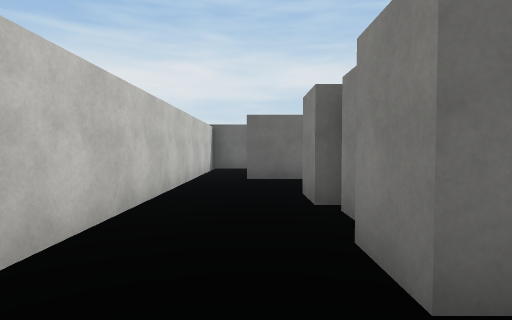
view 1 (above)

24 first-person views from a walk through a scene from a Unity 3-D project. The camera is 1.4 m above the floor, tilts 2° down and sees 80° across. Doors are open. The floor is counted in squares, 2 m on a side. Each view is taken from the middle of a square. On the plan, view 1 faces up. The plan holds only what a view shows up to about 10 squares ahead; the rest is blank. The player character is not drawn. Some surface patterns are stand-ins.

view 2
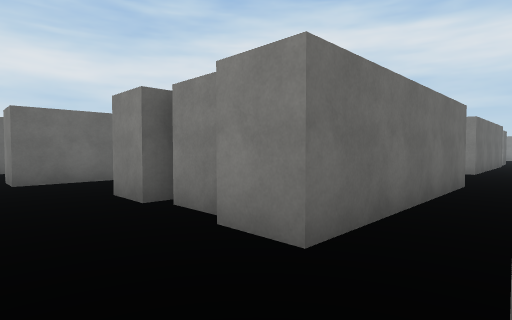

view 3
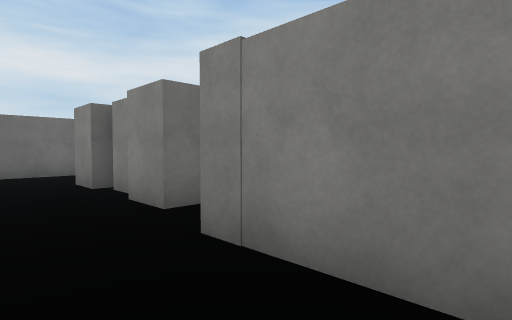

view 4
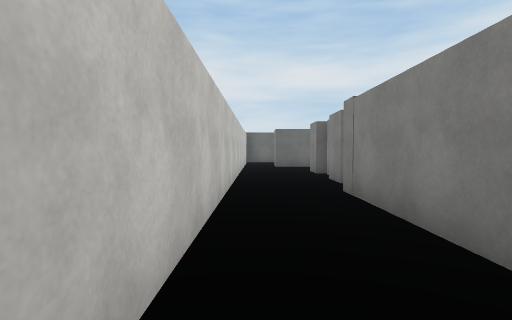

view 5
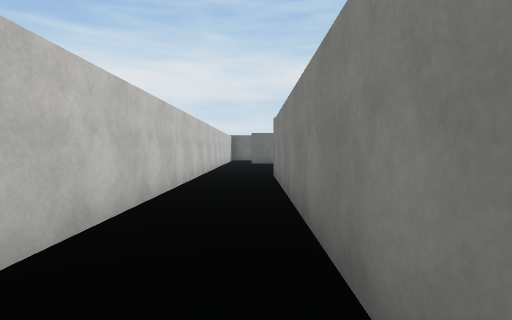

view 6
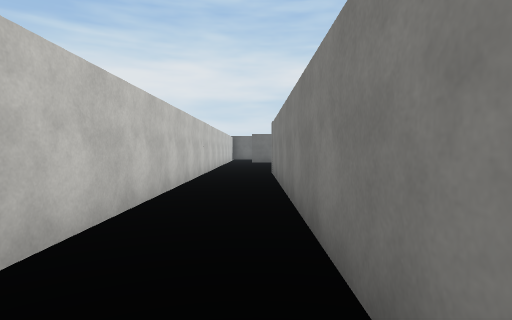

view 7
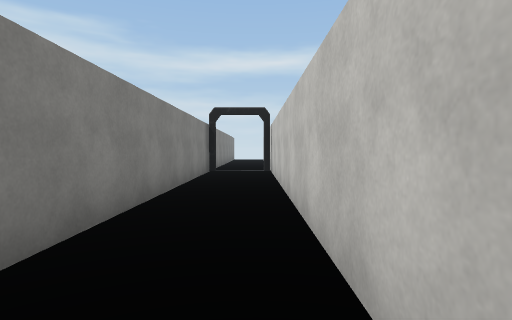

view 8
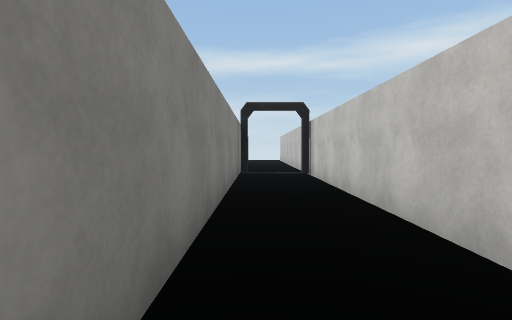

view 9
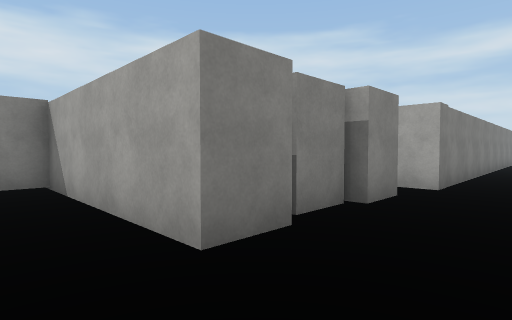

view 10
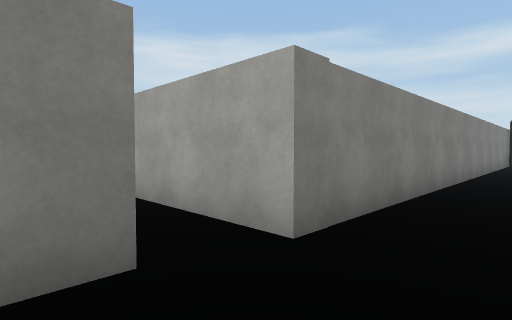

view 11
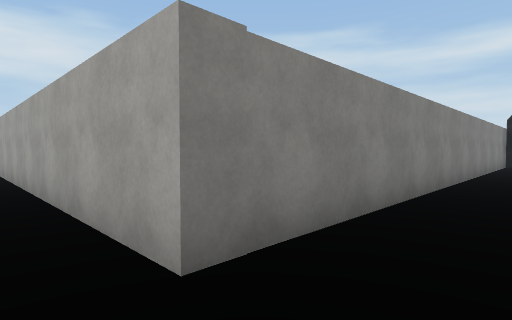

view 12
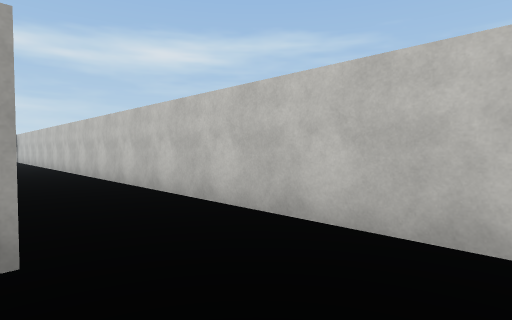

view 13
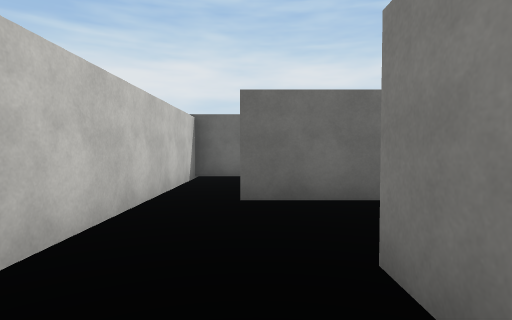

view 14
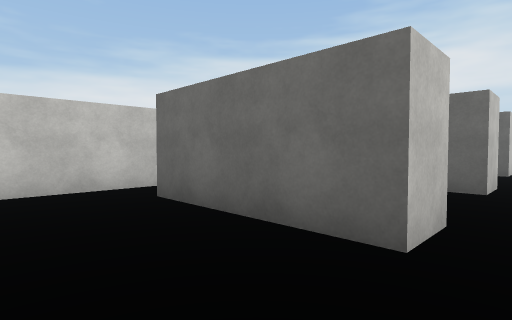

view 15
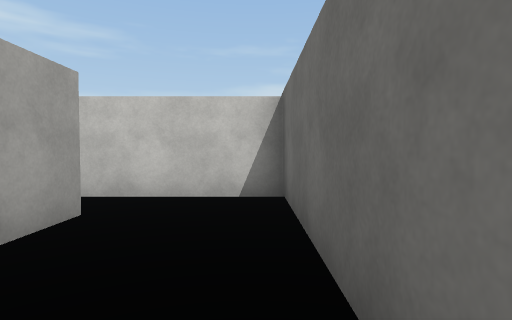

view 16
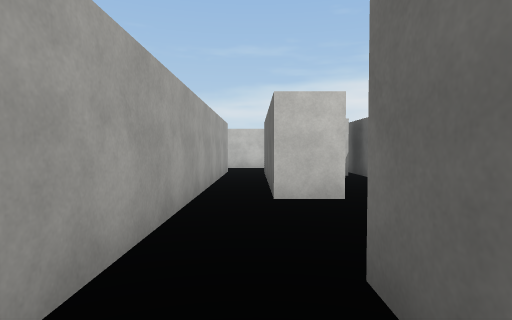

view 17
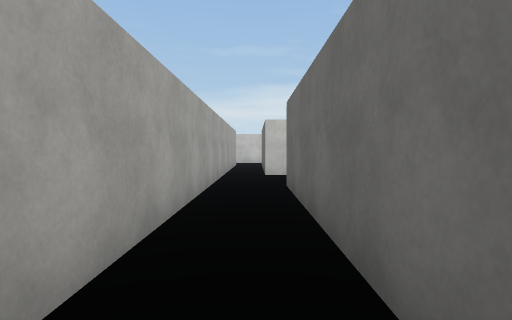

view 18
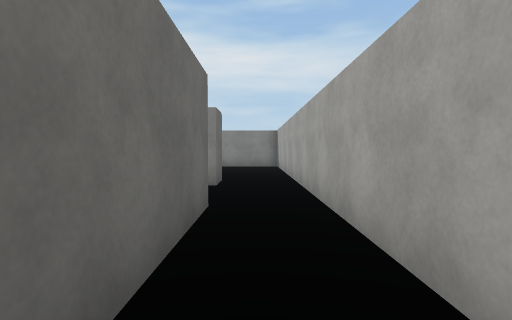

view 19
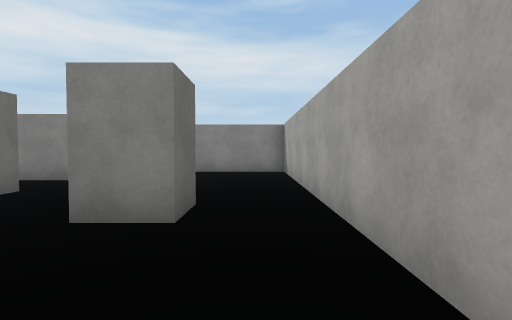

view 20
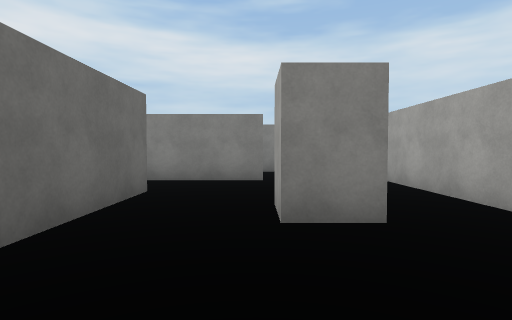

view 21
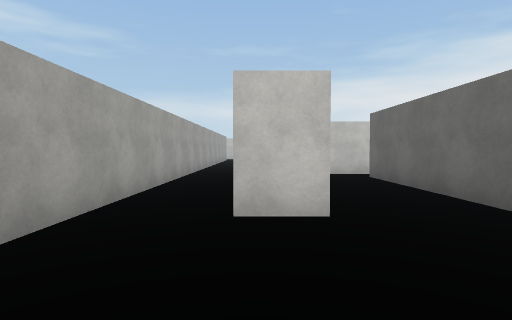

view 22
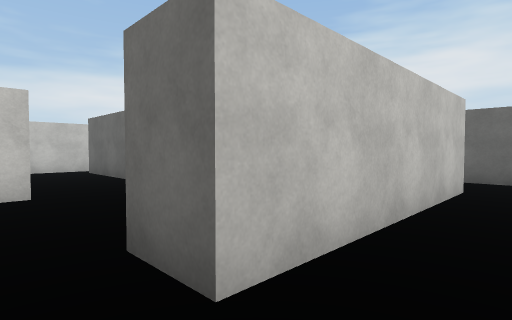

view 23
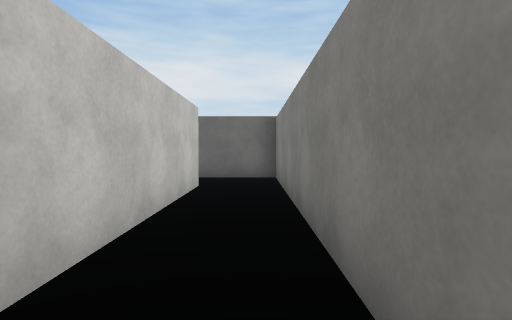

view 24
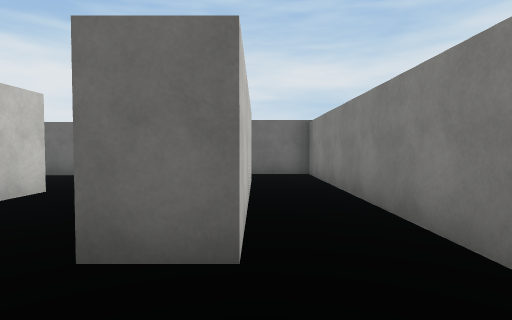

### Floor plan
Points are (right, up) in squares from view 1. A wall is a line through its corners. A room is listed if a view was taken in it or the views show most of it. See-through windows are left out.
Room 1 (views 1, 2, 3, 4, 5, 6, 7, 8, 10, 11)
walls: (-1.5, 2.4) (-1.5, -12.6); (5.7, 1.2) (0.7, 1.2) (0.7, 2.2); (0.5, -13.2) (0.5, 0.1) (5.5, 0.1)
ways out: opening at (-0.5, 2) to room 3; opening at (5, 1) to room 3; opening at (0, -13); open door at (-1, -13)
Room 2 (views 9, 12, 14)
walls: (0.7, 3.8) (0.7, 4.8) (5.2, 4.8) (5.2, 5.5); (3.3, 7.1) (-0.2, 7.1); (-1.5, 7.4) (-1.5, 3.4)
ways out: opening at (-0.5, 4) to room 3; opening at (-1, 8) to room 4
Room 3 (views 13, 16, 18, 19)
walls: (5.7, 2.4) (5.7, 1.2); (13.5, 1.6) (8.5, 1.6); (2.4, 3.8) (0.7, 3.8); (5.5, 0.1) (13.5, 0.1); (0.7, 2.2) (1.1, 2.2); (-1.5, 3.4) (-1.5, 2.4)
ways out: opening at (-0.5, 2) to room 1; opening at (5, 1) to room 1; opening at (-0.5, 4) to room 2; opening at (13, 1) to room 5
objects: white block (1, 3) to (2, 3)
Room 4 (view 15)
walls: (3.3, 11.5) (3.3, 10.4) (-1.5, 10.4) (-1.5, 7.4); (3.3, 8.2) (3.3, 7.1); (-0.2, 7.1) (-0.2, 8.1) (0.9, 8.1)
ways out: opening at (-1, 8) to room 2
Room 5 (views 17, 21, 24)
walls: (17.8, 5.8) (17.8, 4.7) (12.8, 4.7); (20.9, 2.8) (19.9, 2.8) (19.9, 5.4); (13.5, 0.1) (21.5, 0.1)
ways out: opening at (13, 1) to room 3; opening at (13, 3.5) to room 6; opening at (20.5, 1.5) to room 7; opening at (18.5, 5)
objects: white block (16, 2)
Room 6 (view 20)
walls: (11.3, 5.2) (11.3, 3.5)
ways out: opening at (13, 3.5) to room 5; opening at (12, 5)
Room 7 (views 22, 23)
walls: (20.9, 7.9) (20.9, 2.8); (21.5, 0.1) (22.5, 0.1) (22.5, 9.5) (21.5, 9.5)
ways out: opening at (20.5, 1.5) to room 5; opening at (20.5, 8.5)

Where each view was taken, in squares from view 1:
view 1: 0 up, 0 right, facing up
view 2: 0 up, 1 left, facing up-right
view 3: 2 down, 1 left, facing up-right
view 4: 5 down, 1 left, facing up
view 5: 8 down, 0 right, facing up
view 6: 9 down, 0 right, facing up
view 7: 4 down, 1 left, facing down
view 8: 5 down, 0 right, facing down
view 9: 6 up, 1 left, facing down-right
view 10: 2 up, 1 left, facing down-right
view 11: 1 up, 1 left, facing down-right
view 12: 7 up, 1 right, facing down-left
view 13: 3 up, 0 right, facing up
view 14: 5 up, 4 right, facing up-left
view 15: 10 up, 3 right, facing left
view 16: 1 up, 10 right, facing left
view 17: 1 up, 14 right, facing left
view 18: 1 up, 10 right, facing right
view 19: 1 up, 13 right, facing right
view 20: 3 up, 13 right, facing right
view 21: 2 up, 20 right, facing left
view 22: 2 up, 22 right, facing up-left
view 23: 2 up, 22 right, facing up
view 24: 1 up, 21 right, facing up
